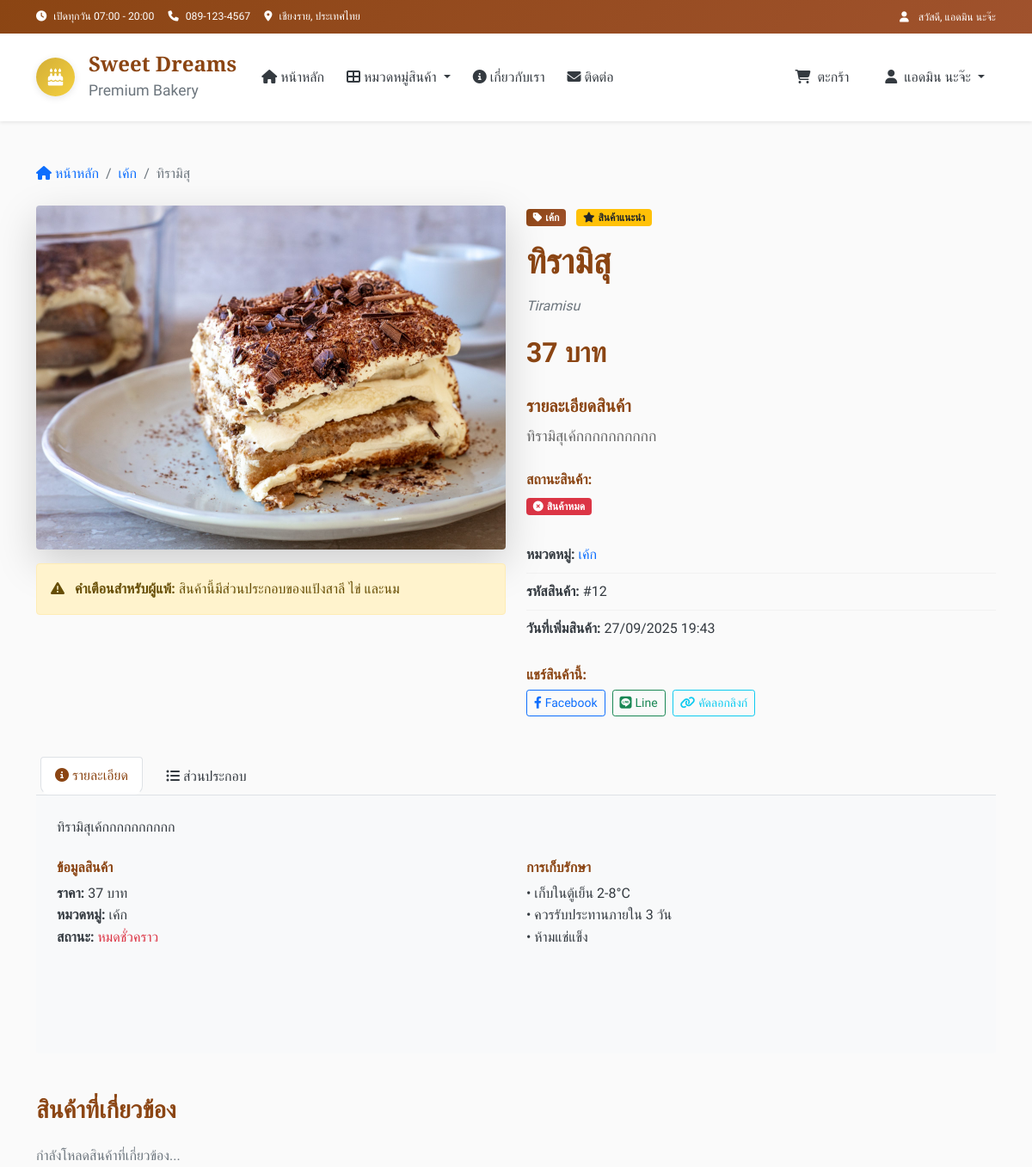
The page /product/12 (signed in, upper part) on the database as committed earlier.
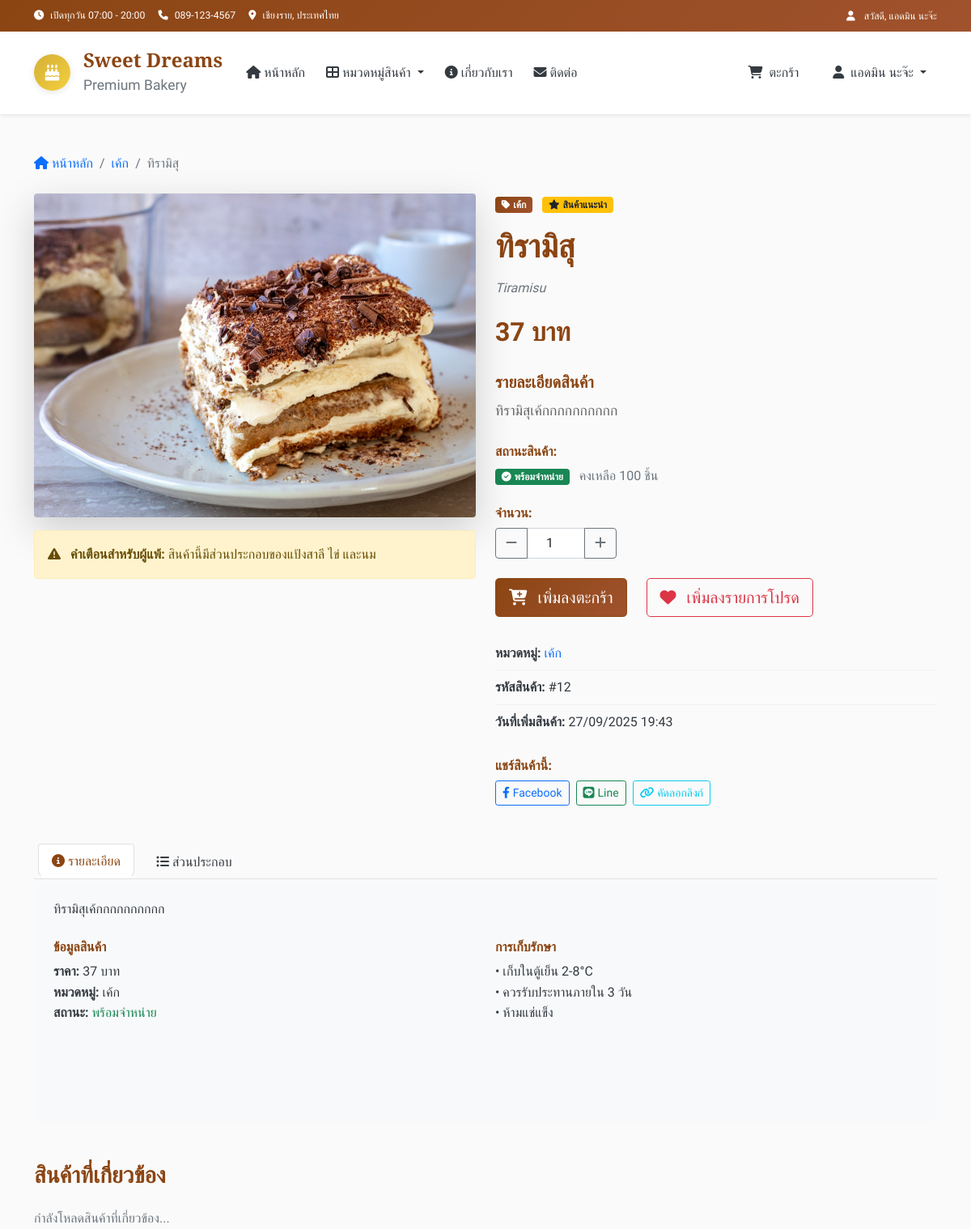
The same page on the database as committed later.
### tables this page shows
CREATE TABLE products (
        id INTEGER PRIMARY KEY AUTOINCREMENT,
        name TEXT NOT NULL,
        name_en TEXT,
        description TEXT,
        price DECIMAL(10,2) NOT NULL,
        image TEXT,
        category_id INTEGER,
        is_available BOOLEAN DEFAULT 1,
        is_featured BOOLEAN DEFAULT 0,
        stock_quantity INTEGER DEFAULT 0,
        created_at TIMESTAMP DEFAULT CURRENT_TIMESTAMP,
        FOREIGN KEY (category_id) REFERENCES categories (id)
    );

### app.py (the view)
@app.route('/product/<int:product_id>')
def product_detail(product_id):
    product = get_product_by_id(product_id)
    if not product:
        flash('ไม่พบสินค้าที่ต้องการ')
        return redirect(url_for('index'))
    return render_template('product_detail.html', product=product)

### app.py (called while the page is built)
@app.template_filter('to_bangkok')
def to_bangkok_filter(value, fmt='%d/%m/%Y %H:%M'):
    if not value:
        return "N/A"
    if isinstance(value, str):
        try:
            value = datetime.fromisoformat(value)
        except ValueError:
            return value
    dt = value.replace(tzinfo=ZoneInfo("UTC")).astimezone(ZoneInfo("Asia/Bangkok"))
    return dt.strftime(fmt)

def get_db_connection():
    conn = sqlite3.connect(DB_NAME)
    conn.row_factory = sqlite3.Row
    return conn

def get_categories():
    conn = get_db_connection()
    categories = conn.execute(
        "SELECT * FROM categories ORDER BY display_order"
    ).fetchall()
    conn.close()
    return categories

def get_product_by_id(product_id):
    conn = get_db_connection()
    product = conn.execute("""
        SELECT p.*, c.name as category_name
        FROM products p
        JOIN categories c ON p.category_id = c.id
        WHERE p.id = ?
    """, (product_id,)).fetchone()
    conn.close()
    return product

### templates/product_detail.html (shortened to what the changed rows need)
{% extends "layout.html" %}
{% block content %}
<div class="container py-5">
    <nav aria-label="breadcrumb" class="mb-4">
        <ol class="breadcrumb">
            <li class="breadcrumb-item">
                <a href="{{ url_for('index') }}" class="text-decoration-none">
                </a>
            </li>
            <li class="breadcrumb-item">
                <a href="{{ url_for('category_by_id', category_id=product.category_id) }}" class="text-decoration-none">
                </a>
            </li>
            <li class="breadcrumb-item active">{{ product.name }}</li>
        </ol>
    </nav>
    <div class="row">
        <div class="col-lg-6 mb-4">
            <div class="product-image-container">
                {% if product.image %}
                    <img src="{{ url_for('static', filename='images/products/' + product.image) }}"
                         alt="{{ product.name }}"
                         class="img-fluid rounded shadow-lg main-product-image"
                         id="main-image">
                {% else %}
                    <div class="no-image-placeholder">
                        <i class="fas fa-birthday-cake fa-5x text-muted"></i>
                        <p class="text-muted mt-3">ไม่มีรูปภาพ</p>
                    </div>
                {% endif %}
                <div class="alert alert-warning mt-3">
                    <i class="fas fa-exclamation-triangle me-2"></i>
                    <strong>คำเตือนสำหรับผู้แพ้:</strong> สินค้านี้มีส่วนประกอบของแป้งสาลี ไข่ และนม
                </div>
            </div>
        </div>
        <div class="col-lg-6">
            <div class="product-details">
                <span class="badge bg-primary mb-3">
                    <i class="fas fa-tag me-1"></i>{{ product.category_name }}
                </span>
                {% if product.is_featured %}
                <span class="badge bg-warning text-dark mb-3 ms-2">
                    <i class="fas fa-star me-1"></i>สินค้าแนะนำ
                </span>
                {% endif %}
                <h1 class="product-title mb-3">{{ product.name }}</h1>
                {% if product.name_en %}
                <p class="text-muted mb-3"><em>{{ product.name_en }}</em></p>
                {% endif %}
                <div class="price-section mb-4">
                    <span class="current-price">{{ "%.0f"|format(product.price) }} บาท</span>
                </div>
                {% if product.description %}
                <div class="description-section mb-4">
                    <h5>รายละเอียดสินค้า</h5>
                    <p class="product-description">{{ product.description }}</p>
                </div>
                {% endif %}
                <div class="stock-section mb-4">
                    <h6>สถานะสินค้า:</h6>
                    {% if product.stock_quantity > 0 %}
                        <span class="badge bg-success">
                            <i class="fas fa-check-circle me-1"></i>พร้อมจำหน่าย
                        </span>
                        <span class="text-muted ms-2">คงเหลือ {{ product.stock_quantity }} ชิ้น</span>
                    {% else %}
                        <span class="badge bg-danger">
                            <i class="fas fa-times-circle me-1"></i>สินค้าหมด
                        </span>
                    {% endif %}
                </div>
                {% if product.stock_quantity > 0 %}
                <div class="quantity-section mb-4">
                    <h6>จำนวน:</h6>
                    <div class="input-group" style="max-width: 150px;">
                        <button class="btn btn-outline-secondary" type="button" id="qty-decrease">
                            <i class="fas fa-minus"></i>
                        </button>
                        <input type="number" class="form-control text-center" id="quantity"
                               value="1" min="1" max="{{ product.stock_quantity }}">
                        <button class="btn btn-outline-secondary" type="button" id="qty-increase">
                            <i class="fas fa-plus"></i>
                        </button>
                    </div>
                </div>
                <div class="action-buttons mb-4">
                    <button class="btn btn-primary btn-lg me-3 add-to-cart-detail"
                            data-product-id="{{ product.id }}"
                            data-product-name="{{ product.name }}"
                            data-product-price="{{ product.price }}">
                        <i class="fas fa-cart-plus me-2"></i>
                        เพิ่มลงตะกร้า
                    </button>
                    <button class="btn btn-outline-danger btn-lg" id="add-to-wishlist">
                        <i class="fas fa-heart me-2"></i>
                        เพิ่มลงรายการโปรด
                    </button>
                </div>
                {% endif %}
                <div class="product-info">
                    <div class="info-item">
                        <strong>หมวดหมู่:</strong>
                        <a href="{{ url_for('category_by_id', category_id=product.category_id) }}" class="text-decoration-none">{{ product.category_name }}</a>
                    </div>
                    <div class="info-item">
                        <strong>รหัสสินค้า:</strong> #{{ product.id }}
                    </div>
                    {% if product.created_at %}
                    <div class="info-item">
                        <strong>วันที่เพิ่มสินค้า:</strong> {{ product.created_at|to_bangkok }}
                    </div>
                    {% endif %}
                </div>
                <div class="share-section mt-4">
                    <h6>แชร์สินค้านี้:</h6>
                    <div class="d-flex gap-2">
                    </div>
                </div>
            </div>
        </div>
    </div>
    <div class="row mt-5">
        <div class="col-12">
            <div class="tab-content p-4 bg-light rounded-bottom">
                <div class="tab-pane fade show active" id="description">
                    {% if product.description %}
                        <p>{{ product.description }}</p>
                    {% else %}
                        <p class="text-muted">ไม่มีรายละเอียดเพิ่มเติม</p>
                    {% endif %}
                    <div class="row mt-4">
                        <div class="col-md-6">
                            <ul class="list-unstyled">
                                <li><strong>ราคา:</strong> {{ "%.0f"|format(product.price) }} บาท</li>
                                <li><strong>หมวดหมู่:</strong> {{ product.category_name }}</li>
                                <li><strong>สถานะ:</strong>
                                    {% if product.stock_quantity > 0 %}
                                        <span class="text-success">พร้อมจำหน่าย</span>
                                    {% else %}
                                        <span class="text-danger">หมดชั่วคราว</span>
                                    {% endif %}
                                </li>
                            </ul>
                        </div>
                        <div class="col-md-6">
                        </div>
                    </div>
                </div>
            </div>
        </div>
    </div>
</div>
{% endblock %}

Rows that differ between the two databases and show on the page:
changed products "ทิรามิสุ": stock_quantity (not shown) → "100"
Other text that changed with them:
form field value: (not shown) → "1"
text no longer shown: "สินค้าหมด หมดชั่วคราว"
text now shown: "พร้อมจำหน่าย คงเหลือ ชิ้น จำนวน: เพิ่มลงตะกร้า เพิ่มลงรายการโปรด พร้อมจำหน่าย"
